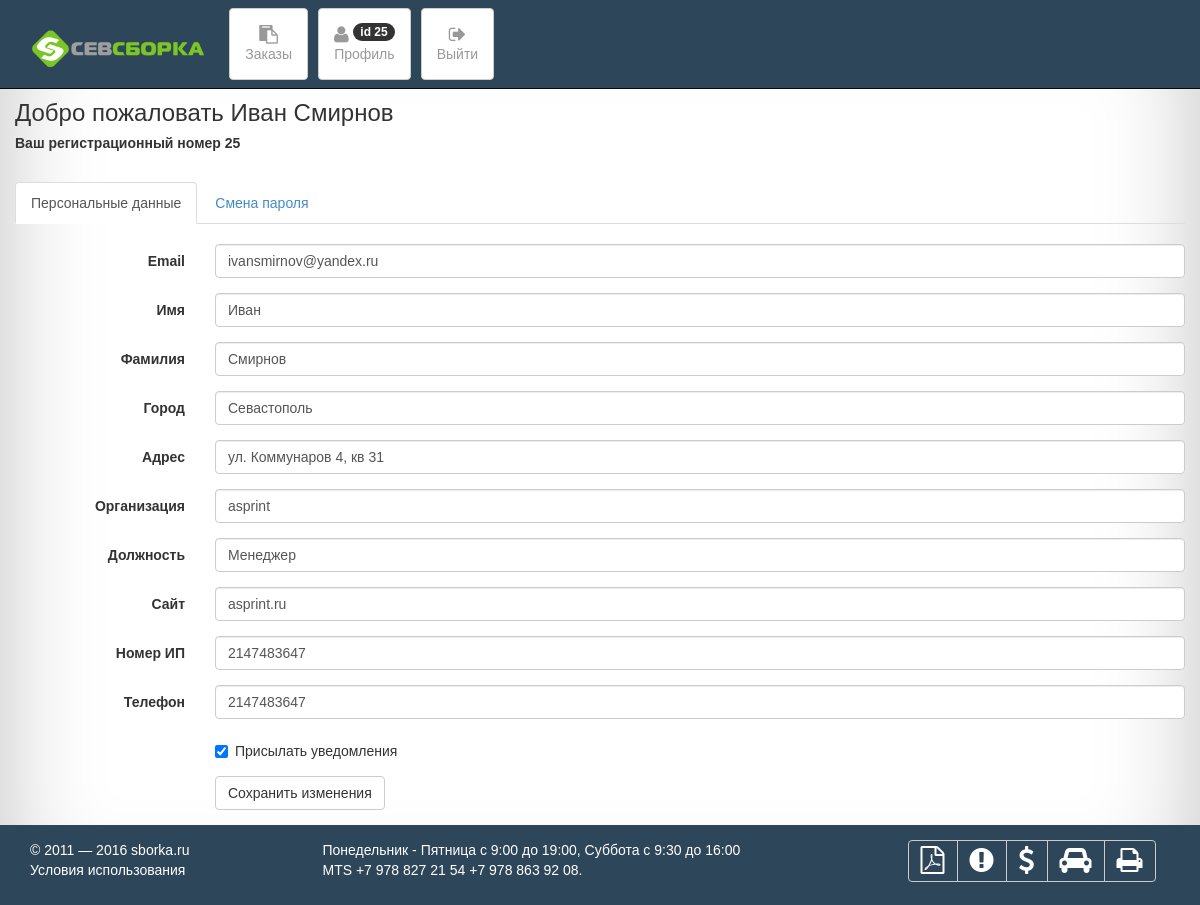
The app's page /admin/pages/profile.php (signed in) with its own data.
### tables this page shows
CREATE TABLE IF NOT EXISTS `user` (
  `id_user` int(10) NOT NULL,
  `email_user` varchar(60) NOT NULL,
  `password_user` varchar(32) NOT NULL,
  `name_user` varchar(30) NOT NULL,
  `lastname_user` varchar(40) NOT NULL,
  `login` varchar(100) DEFAULT NULL
);

CREATE TABLE IF NOT EXISTS `client` (
  `id_client` int(10) NOT NULL,
  `id_chat` int(10) NOT NULL,
  `city_client` varchar(30) DEFAULT NULL,
  `main_phone_number_client` int(15) DEFAULT NULL,
  `adress_client` varchar(50) DEFAULT NULL,
  `organization_client` varchar(50) DEFAULT NULL,
  `post_client` varchar(20) DEFAULT NULL,
  `site_client` varchar(50) DEFAULT NULL,
  `numberIP_client` int(15) DEFAULT NULL,
  `notice_cliene` enum('yes','no') DEFAULT 'no',
  `score_client` int(15) NOT NULL DEFAULT '0'
);

### admin/pages/profile.php (called while the page is built, shortened)
<?php
  require_once "start.php";
  require_once "blocks/mainmenu.php";
  require_once "blocks/mainprofile.php";
  require_once "blocks/footer.php";
?>

### admin/lib/functions.php (called while the page is built, shortened)
<?php
$mysqli = false;
function getArrayClient($id){
  global $mysqli;
  $result_set = $mysqli -> query("SELECT * FROM `client` WHERE `id_client` = '$id'");
  return $result_set -> fetch_assoc();
}
?>

### admin/pages/blocks/mainprofile.php (the view, shortened to what this page needs)
<br>
<br>
<br>
<br>
<?php
  $id = $_SESSION["id"];
  $result = $mysqli->query("SELECT * FROM user WHERE `id_user`='$id'");
  $user_TBD =$result -> fetch_assoc();
  $client_TBD = getArrayClient($_SESSION["id"]);
 ?>
<div class="container">
  <div class="row">
    <h3>Добро пожаловать <?php echo $user_TBD["name_user"]." ".$user_TBD["lastname_user"]; ?> </h3>
    <h5><b>Ваш регистрационный номер <?php echo $_SESSION["id"]; ?></b></h5>
    <br>
      <ul class="nav nav-tabs">
        <li class="active"><a href="#profiledata" data-toggle="tab">Персональные данные</a></li>
        <li><a href="#pass" data-toggle="tab">Смена пароля</a></li>
      </ul>
      <div class="tab-content">
        <div class="tab-pane fade in active" id="profiledata">
          <br>
          <form class="form-horizontal" role="form" method="post">
            <div class="form-group">
              <label for="inputEmail" class="col-sm-2 control-label">Email</label>
              <div class="col-sm-10">
                <input type="email" class="form-control" id="inputEmail" placeholder="Email" value="<?php echo $user_TBD["email_user"]; ?>" name="email">
              </div>
            </div>
            <div class="form-group">
              <label for="inputName" class="col-sm-2 control-label">Имя</label>
              <div class="col-sm-10">
                <input type="text" class="form-control" id="inputName" placeholder="Имя" value="<?php echo $user_TBD["name_user"]; ?>" name="name">
              </div>
            </div>
            <div class="form-group">
              <label for="inputSurname" class="col-sm-2 control-label">Фамилия</label>
              <div class="col-sm-10">
                <input type="text" class="form-control" id="inputSurname" placeholder="Фамилия" value="<?php echo $user_TBD["lastname_user"]; ?>" name="surname">
              </div>
            </div>
            <div class="form-group">
              <label for="inputCity" class="col-sm-2 control-label">Город</label>
              <div class="col-sm-10">
                <input type="text" class="form-control" id="inputCity" placeholder="Город" value="<?php echo $client_TBD["city_client"]; ?>" name="city">
              </div>
            </div>
            <div class="form-group">
              <label for="inputAdress" class="col-sm-2 control-label">Адрес</label>
              <div class="col-sm-10">
                <input type="text" class="form-control" id="inputAdress" placeholder="Адрес" value="<?php echo $client_TBD["adress_client"]; ?>" name="adress">
              </div>
            </div>
            <div class="form-group">
              <label for="inputNameagent" class="col-sm-2 control-label">Организация</label>
              <div class="col-sm-10">
                <input type="text" class="form-control" id="inputNameagent" placeholder="Организация" value="<?php echo $client_TBD["organization_client"]; ?>" name="nameagent">
              </div>
            </div>
            <div class="form-group">
              <label for="inputPositionorg" class="col-sm-2 control-label">Должность</label>
              <div class="col-sm-10">
                <input type="text" class="form-control" id="inputPositionorg" placeholder="Должность" value="<?php echo $client_TBD["post_client"]; ?>" name="positionorg">
              </div>
            </div>
            <div class="form-group">
              <label for="inputSite" class="col-sm-2 control-label">Сайт</label>
              <div class="col-sm-10">
                <input type="text" class="form-control" id="inputSite" placeholder="Сайт" value="<?php echo $client_TBD["site_client"]; ?>" name="site">
              </div>
            </div>
            <div class="form-group">
              <label for="inputNumberIP" class="col-sm-2 control-label">Номер ИП</label>
              <div class="col-sm-10">
                <input type="text" class="form-control" id="inputNumberIP" placeholder="Номер ИП" value="<?php echo $client_TBD["numberIP_client"]; ?>" name="numberIP">
              </div>
            </div>
            <div class="form-group">
              <label for="inputTelephone" class="col-sm-2 control-label">Телефон</label>
              <div class="col-sm-10">
                <input type="text" class="form-control" id="inputTelephone" placeholder="Телефон" value="<?php echo $client_TBD["main_phone_number_client"]; ?>" name="maintelephone">
              </div>
            </div>
            <div class="form-group">
              <div class="col-sm-offset-2 col-sm-10">
                <div class="checkbox">
                  <label>
                    <input type="checkbox" name="notice" value="yes" <?php if($client_TBD["notice_cliene"] == "yes") echo "checked";?>> Присылать уведомления
                  </label>
                </div>
              </div>
            </div>
            <div class="form-group">
              <div class="col-sm-offset-2 col-sm-10">
                <input type="submit" name="btn_submit" class="btn btn-default" value="Сохранить изменения">
              </div>
            </div>
          </form>
        </div>
        </div>
      </div>
  </div>

### admin/css/style.css (style rules this page uses)
* { font-family: Tahoma, Geneva, sans-serif; }
html { height: 100%; //позволит растянуть сайт на 100% высоты }
body { width: 100%; min-height: 100%; -webkit-box-shadow: inset 0 0 100px rgba(0,0,0,.25); box-shadow: inset 0 0 100px rgba(0,0,0,.25); }

### records on screen
user: name_user "Иван", lastname_user "Смирнов", email "ivansmirnov@yandex.ru", name "Иван", surname "Смирнов"
client: city "Севастополь", adress "ул. Коммунаров 4, кв 31", nameagent "asprint", positionorg "Менеджер", site "asprint.ru", numberIP "2147483647", maintelephone "2147483647", notice_cliene "☑"

### other values on screen
$_SESSION['id'] "25"
$_SESSION["id"] "25"
